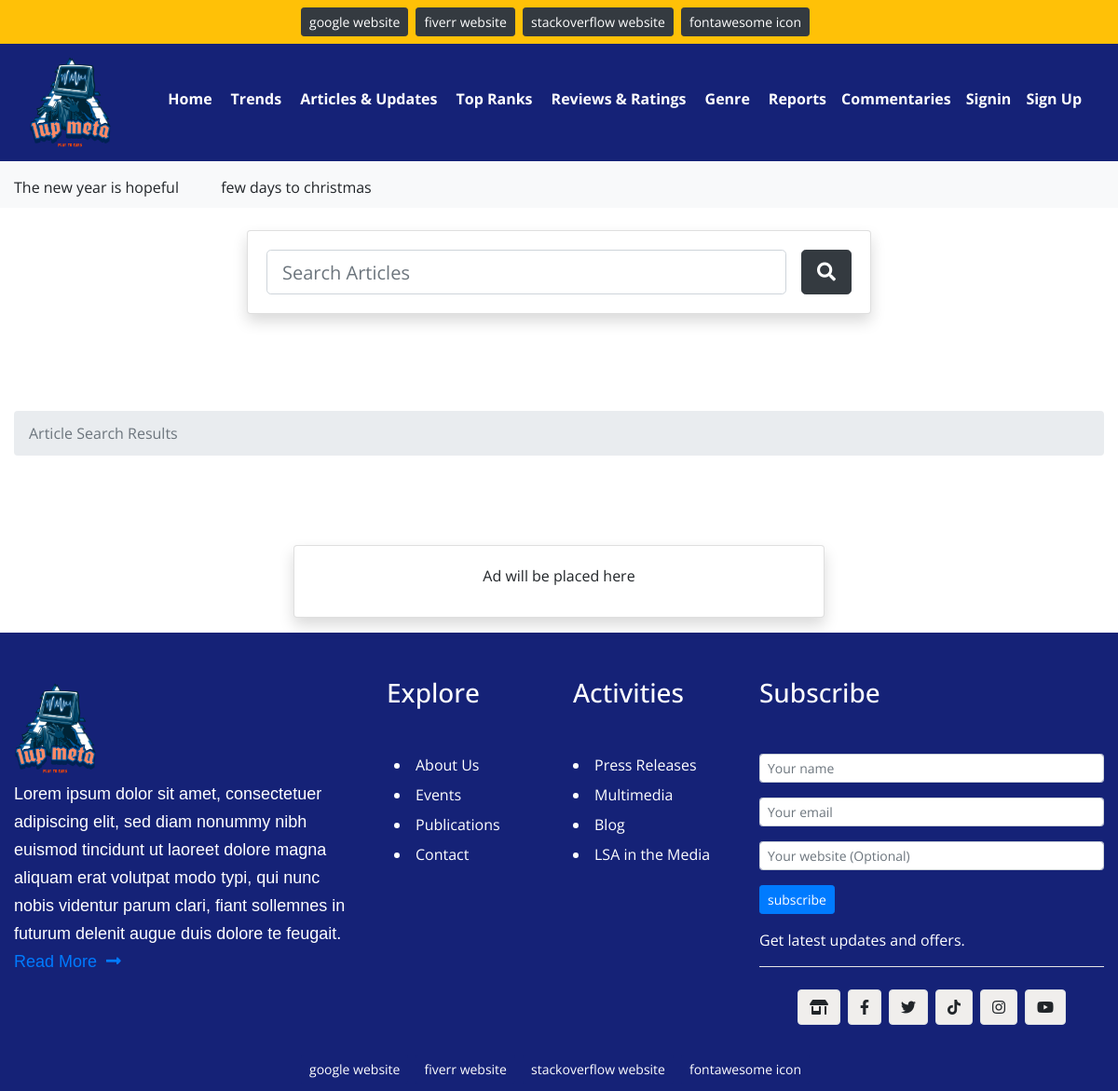
The page /search.php on the database as committed earlier.
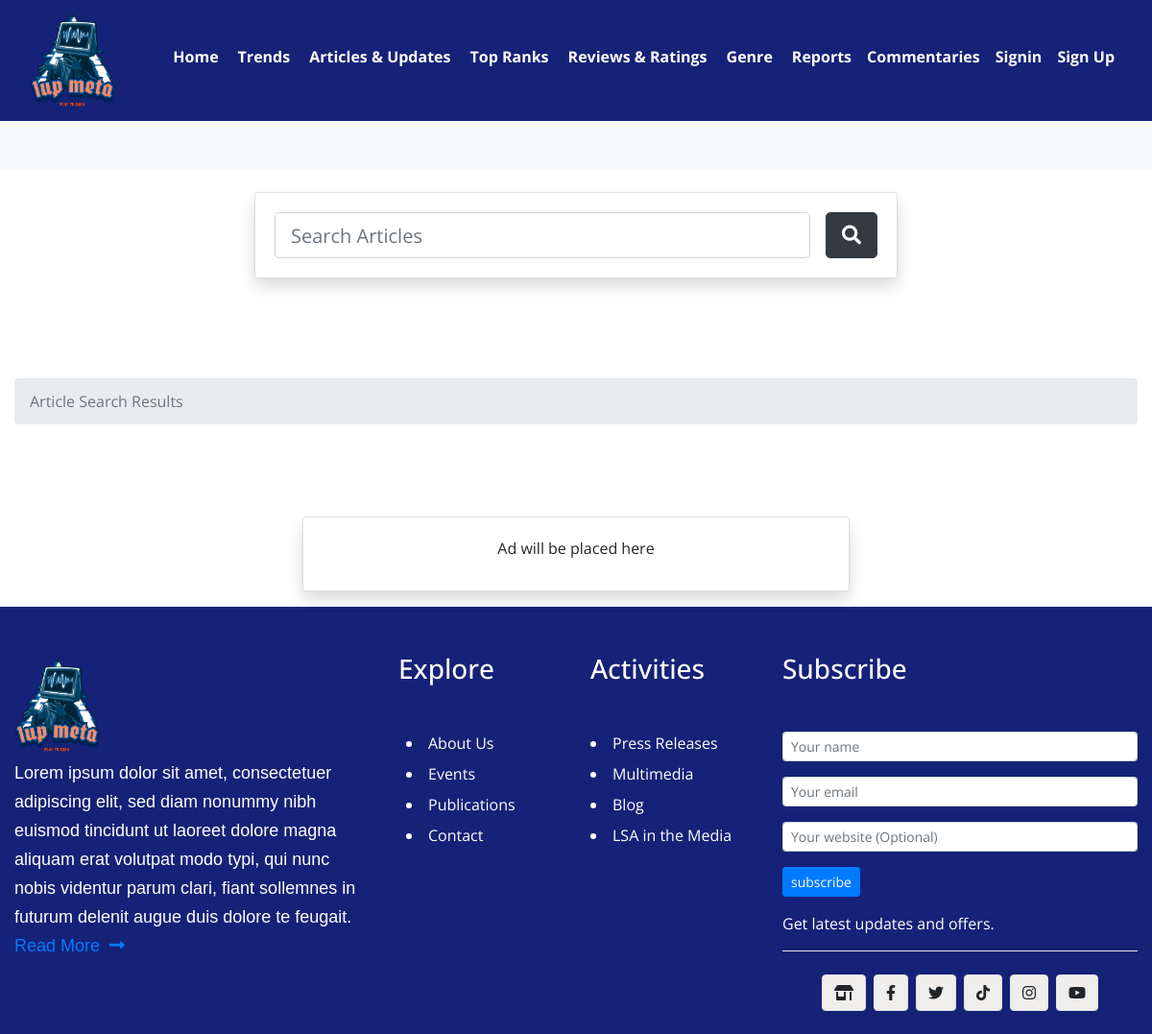
The same page on the database as committed later.
### tables this page shows
CREATE TABLE IF NOT EXISTS `affiliate` (
  `id` int(11) NOT NULL AUTO_INCREMENT,
  `link` varchar(255) NOT NULL,
  `alt` varchar(255) NOT NULL,
  `Is_Active` int(11) NOT NULL,
  `created_on` timestamp NOT NULL DEFAULT CURRENT_TIMESTAMP ON UPDATE CURRENT_TIMESTAMP,
  PRIMARY KEY (`id`)
);

CREATE TABLE IF NOT EXISTS `announcement` (
  `id` int(11) NOT NULL AUTO_INCREMENT,
  `announcement` varchar(255) NOT NULL,
  `Is_Active` int(11) NOT NULL,
  `created_on` timestamp NOT NULL DEFAULT CURRENT_TIMESTAMP ON UPDATE CURRENT_TIMESTAMP,
  PRIMARY KEY (`id`)
);

### search.php (the view, shortened to what the changed rows need)
<?php
    require 'dbconn.php';
$sql = 'SELECT * FROM affiliate WHERE Is_Active=1';
$statement = $connection->prepare($sql);
$statement->execute();
$affiliate = $statement->fetchAll(PDO::FETCH_ASSOC);
$sql = 'SELECT * FROM announcement WHERE Is_Active=1';
$statement = $connection->prepare($sql);
$statement->execute();
$announcement = $statement->fetchAll(PDO::FETCH_ASSOC);
?>
<!DOCTYPE html>
<html lang="en">
<head>
   <link href="https://cdnjs.cloudflare.com/ajax/libs/font-awesome/5.15.3/css/all.min.css" rel="stylesheet">
  <link rel="stylesheet" type="text/css" href="css/bootstrap.min.css">
  <link rel="stylesheet" type="text/css" href="css/style.css">
</head>
<body>
<div class="container-fluid bg-warning">
    <div class="row justify-content-center">
        <?php foreach($affiliate as $aff): ?>
            <a href="<?php echo $aff["link"]; ?>" target = "_blank" class="btn btn-dark btn-sm text-white mr-2 mt-2 mb-2" alt="<?php echo $aff["alt"]; ?>"><?php echo $aff["alt"]; ?></a>
        <?php endforeach; ?>
    </div>
</div>
<section class="w-100 shadow-sm bg-dark">
<div class="container-fluid">
</div>
</section>
<div class="container-fluid bg-light">
    <div class="row justify-content-center">
        <div class="col-lg-12">
            <div class="ticker w-100">
                <marquee class="news-content mt-3 mb-3">
                    <?php foreach($announcement as $ann): ?>
                        <p><?php echo $ann["announcement"]; ?></p>
                    <?php endforeach; ?>
                </marquee>
            </div>
        </div>
    </div>
</div>
<div class="container-fluid">
    <div class="row justify-content-center">
    </div>
</div>
<div class="container-fluid">
    <div class="mt-5 mb-5">
    </div>
</div>
<div class="container-fluid mt-5 mb-3">
    <div class="row justify-content-center">
    </div>
</div>
<div class="footer bg-dark">
    <div class="container-fluid">
    </div>
</div>
<div class="container-fluid bg-dark">
    <div class="row justify-content-center">
        <?php foreach($affiliate as $aff): ?>
            <a href="<?php echo $aff["link"]; ?>" target = "_blank" class="btn bg-dark btn-sm text-white mr-2 mt-2 mb-2" alt="<?php echo $aff["alt"]; ?>"><?php echo $aff["alt"]; ?></a>
        <?php endforeach; ?>
    </div>
</div>
</body>
</html>

Rows that differ between the two databases and show on the page:
removed affiliate: alt "google website"
removed affiliate: alt "fiverr website"
removed affiliate: alt "stackoverflow website"
removed affiliate: alt "fontawesome icon"
removed announcement: announcement "The new year is hopeful"
removed announcement: announcement "few days to christmas"
